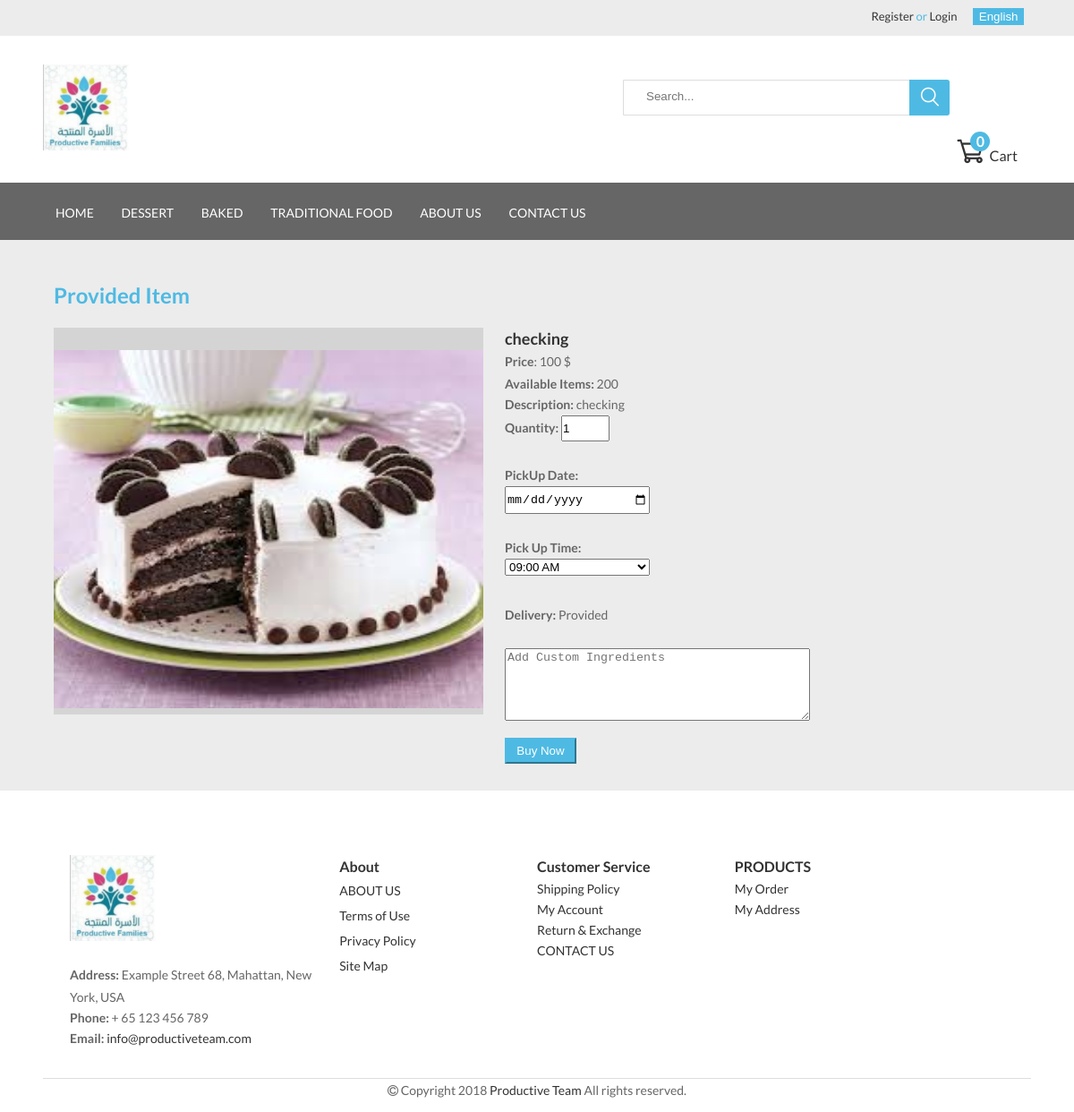
Page /product_detail.php?prodId=1 on the committed database.
### tables this page shows
CREATE TABLE `deliverytypes` (
  `id` int(11) NOT NULL,
  `types` varchar(50) DEFAULT NULL,
  `types_ar` varchar(50) NOT NULL
);

CREATE TABLE `products` (
  `id` int(11) NOT NULL,
  `name` varchar(50) DEFAULT NULL,
  `name_ar` varchar(50) NOT NULL,
  `description` varchar(500) DEFAULT NULL,
  `description_ar` varchar(500) NOT NULL,
  `price` int(11) DEFAULT NULL,
  `image` varchar(50) DEFAULT NULL,
  `date_added` datetime NOT NULL,
  `stock_id` int(11) DEFAULT NULL,
  `product_type_id` int(11) DEFAULT NULL,
  `delivery_type_id` int(11) DEFAULT NULL,
  `added_by` int(11) NOT NULL
);

CREATE TABLE `stock` (
  `id` int(11) NOT NULL,
  `quantity` int(11) DEFAULT NULL
);

### product_detail.php (the view, shortened to what this page needs)
<?php   include 'includes/config.php';
include 'header.php';
?>
<body>
    <div class="container3">
        <br>
        <?php
        if($pid = $_REQUEST['prodId']) {
            $query = "select * from products where id =" . $pid;
            $result1 = mysqli_query($con, $query);
            $row = $result1->fetch_array();
            $query1 = "select * from stock where id = " . $row['stock_id'];
            $result2 = mysqli_query($con, $query1);
            $row1 = $result2->fetch_array();
            $query2 = "select * from deliverytypes where id = " . $row['delivery_type_id'];
            $result3 = mysqli_query($con, $query2);
            $row2 = $result3->fetch_array();
        }
        ?>
        <div id="midBox">
            <div id="tSec"><h2><?php if($_SESSION['lang'] == 'arabic'){ echo $row2['types_ar']; }else{ echo $row2['types']; }?> <?php echo $lang['item']; ?></h2></div>
            <div id="picBox">
                <br>
                <img src="assets/uploads/<?php echo $row['image'];?>" width="100%" height="400px"/>
                <br>
            </div>
            <div id="desBox">
                    <form method="post" action="product_detail.php?action=add&pId=<?php echo $pid ?>">
                        <h3><?php if($_SESSION['lang'] == 'arabic'){ echo $row['name_ar']; }else{ echo $row['name']; }?></h3>
                        <span id="prTxt"><b><?php echo $lang['price']; ?></b>: <?php echo $row['price'];?> $</span><br>
                        <span><b><?php echo $lang['availability']; ?>:</b> <?php echo $row1['quantity'];?></span>
                        <p><b><?php echo $lang['description']; ?>:</b> <?php if($_SESSION['lang'] == 'arabic'){ echo $row['description_ar']; }else{ echo $row['description']; }?></p>
                        <span><b><?php echo $lang['quantity']; ?>:</b></span>
                        <input style="width:10% !important;" type="number" name="quantity" value="1" size="2" min="1" max="<?php echo $row1['quantity']; ?>" /><br>
                        <br>
                        <span><b><?php echo $lang['pickup_date']; ?>:</b></span><br>
                        <input style="width:30%" type="date" name="pickUpDate" required/><br>
                        <br>
                        <span><b><?php echo $lang['pick_time']; ?>:</b></span><br>
                        <select id="timeSlot" name="timeSlot">
                            <option>09:00 AM</option>
                        </select><br>
                        <br>
                        <span><b><?php echo $lang['delivery']; ?>:</b> <?php if($_SESSION['lang'] == 'arabic'){ echo $row2['types_ar']; }else{ echo $row2['types']; }?></span><br><br>
                        <textarea name="custom_ingredients" id="cs_ingred" value="" placeholder="<?php echo $lang['add_cust']; ?>" rows="5" cols="40"></textarea><br><br><br><br>
                        <input type="submit" name="addCart" id="addCr" value="<?php echo $lang['add_to_cart']; ?>"/>
                        <br>
                    </form>
            </div>
        </div>
        <div id="btBox">
            <br>
        </div>
    </div>
</body>
<?php	include("footer.php"); ?>

### header.php (shortened to what this page needs)
<!DOCTYPE html>
<?php
    if($_SESSION['lang'] == 'arabic'){
        echo '<html xmlns="http://www.w3.org/1999/xhtml" xml:lang="ar" dir="rtl">';
    }else{
        echo '<html lang="en">';
    }
?>
<head>
    <link rel='stylesheet' href='assets/css/owl.carousel.min.css'>
    <link rel='stylesheet' href='assets/css/font-awesome.css'>
    <link rel='stylesheet' href='assets/css/jquery.mmenu.all.css'>
    <link rel='stylesheet' href='assets/css/flaticon.css'>
    <link rel='stylesheet' href='assets/css/style.css'>
</head>
<body>
	<header>
        <div class="header-top">
            <div class="container">
                <div class="header-top-right">
                    <p style="margin-right: 75px;">
                        <?php if(isset($_SESSION['u_id'])){
                            echo '<div class="dropdown" style="margin-right: 80px;margin-top: 2px"><a href="#">Welcome, '.$_SESSION['u_fname'].'</a>';
                            echo '<div class="dropdown-content" style="margin-left: 30px;margin-top: 8px"><a href="logout.php">LogOut</a></div></div>';
                        }else{?>
                            <a href="register.php"><?php echo $lang['register']; ?></a>
                            <span style="color: #4ebae3;">or</span>
                            <a href="login.php"><?php echo $lang['login']; ?></a>
                        <?php } ?>
                    </p>
                    <div class="dropdown">
                        <?php if($_SESSION['lang'] === 'english'){?>
                            <a href="?lang=english"><button>English</button></a>
                        <?php }else{?>
                            <a href="?lang=arabic"><button>العربية</button></a>
                        <?php } ?>
                    </div>
                </div>
            </div>
        </div>
        <div class="header-mid">
            <div class="container">
                <div class="header-mid-left">
                    <h1 class="logo">
                        <a href="index.php">
                            <img src="assets/images/logo.png" alt="logo">
                        </a>
                    </h1>
                    <div class="header-search">
                        <form action="form.php" class="form form-search-header">
                            <input type="text" placeholder="<?php echo $lang['search']; ?>...">
                            <button class="button-search"><i class="flaticon-search"></i></button>
                        </form>
                    </div>
                </div>
                <div class="header-mid-right">
                    <div>
                        <div class="cart-menu">
                            <a href="cart.php">
                                <i class="flaticon-commerce"></i>
                                <?php echo $lang['cart']; ?>
                                <?php
                                $total_quantity = 0;
                                ?>
                                <p class="cart-amount"><?php echo $total_quantity; ?></p>
                            </a>
                        </div>
                    </div>
                </div>
            </div>
        </div>
        <div class="menu-primary">
            <div class="container">
                <nav id="primary-navigation" class="site-navigation main-menu">
                    <ul id="primary-menu" class="menu">
                        <li class="menu-item ">
                            <a href="index.php"><?php echo $lang['home']; ?></a>
                        </li>
                        <li class="menu-item"><a href="desserts.php"><?php echo $lang['dessert']; ?></a></li>
                        <li class="menu-item"><a href="baked.php"><?php echo $lang['baked']; ?></a></li>
                        <li class="menu-item"><a href="tfood.php"><?php echo $lang['tr_food']; ?></a></li>
                        <li class="menu-item "><a href="#"><?php echo $lang['about_us']; ?></a></li>
                        <li class="menu-item"><a href="#"><?php echo $lang['contact_us']; ?></a></li>
                    </ul>
                </nav>
            </div>
        </div>
    </header>

### footer.php (shortened to what this page needs)
<footer class="footer" style="background-color: #ffffff">
    <div class="container">
        <div class="footer-top">
            <div class="row">
                <div id="bl1">
                    <div class="footer-top-logo">
                        <h1 class="logo">
                            <a href="index.php">
                                <img src="assets/images/logo.png" alt="logo">
                            </a>
                        </h1>
                    </div>
                    <div class="footer-infomation">
                        <p><b><?php echo $lang['address']; ?>:</b> Example Street 68, Mahattan,
                            New York, USA</p>
                        <p><b><?php echo $lang['phone']; ?>:</b> + 65 123 456 789</p>
                        <p><b><?php echo $lang['email']; ?>:</b> <a href="#">info@productiveteam.com</a></p>
                    </div>
                </div>
                <div id="bl2">
                    <div class="footer-top-title"><h4 class="title-footer"><?php echo $lang['about']; ?></h4></div>
                    <ul class="menu-footer">
                        <li class="footer-item"><a href="#"><?php echo $lang['about_us']; ?></a></li>
                        <li class="footer-item"><a href="#"><?php echo $lang['terms']; ?></a></li>
                        <li class="footer-item"><a href="#"><?php echo $lang['privacy']; ?></a></li>
                        <li class="footer-item"><a href="#"><?php echo $lang['site_map']; ?></a></li>
                    </ul>
                </div>
                <div id="bl3">
                    <div class="footer-top-title"><h4 class="title-footer"><?php echo $lang['cs_service']; ?></h4></div>
                    <ul class="menu-footer">
                        <li class="footer-item"><a href="#"><?php echo $lang['shipping_policy']; ?></a></li>
                        <li class="footer-item"><a href="#"><?php echo $lang['my_account']; ?></a></li>
                        <li class="footer-item"><a href="#"><?php echo $lang['return_exchange']; ?></a></li>
                        <li class="footer-item"><a href="#"><?php echo $lang['contact_us']; ?></a></li>
                    </ul>
                </div>
                <div id="bl4">
                    <div class="footer-top-title"><h4 class="title-footer"><?php echo $lang['products']; ?></h4></div>
                    <ul class="menu-footer">
                        <li class="footer-item"><a href="#"><?php echo $lang['my_order']; ?></a></li>
                        <li class="footer-item"><a href="#"><?php echo $lang['my_address']; ?></a></li>
                    </ul>
                </div>
            </div>
        </div>
        <div class="footer-bottom">
            <div class="copyright">
                <i class="fa fa-copyright" aria-hidden="true"></i>
                Copyright 2018 <a href="#">Productive Team</a> All rights reserved.
            </div>
        </div>
    </div>
</footer>

### rows in the picture
deliverytypes: types "Provided"
products: image (picture), name "checking", price "100", description "checking"
stock: quantity "200"

### other values in the picture
$lang['register'] "Register"
$lang['login'] "Login"
$lang['cart'] "Cart"
$total_quantity "0"
$lang['home'] "HOME"
$lang['dessert'] "DESSERT"
$lang['baked'] "BAKED"
$lang['tr_food'] "TRADITIONAL FOOD"
$lang['about_us'] "ABOUT US"
$lang['contact_us'] "CONTACT US"
$lang['item'] "Item"
$lang['price'] "Price"
$lang['availability'] "Available Items"
$lang['description'] "Description"
$lang['quantity'] "Quantity"
